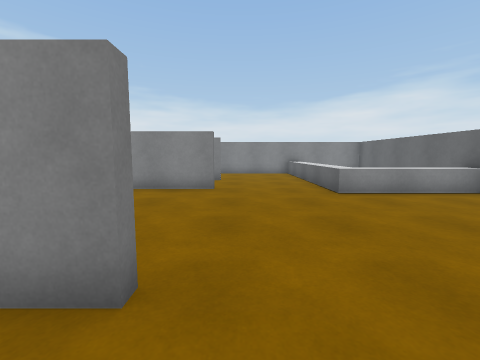
[1] (above)

16 first-person views from a walk through a Unity game level. The camera is 1.2 m above the floor, tilts 6° down and sees 90° across. The floor is counted in squares, 1 m on a side. Each view is taken from the middle of a square. On the plan, view 1 faces up. The plan holds only what a view shows up to about 12 squares ahead; the rest is blank. The place goes on beyond the plan. The player character is not drawn. Surface patterns are stand-ins for the level's own textures.

[2]
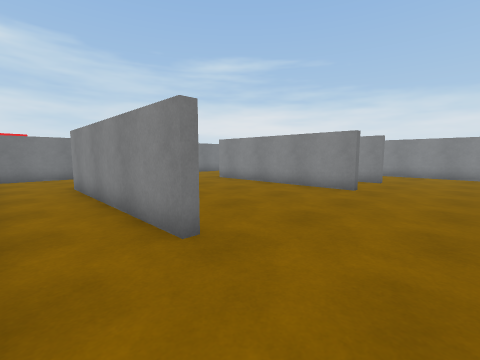

[3]
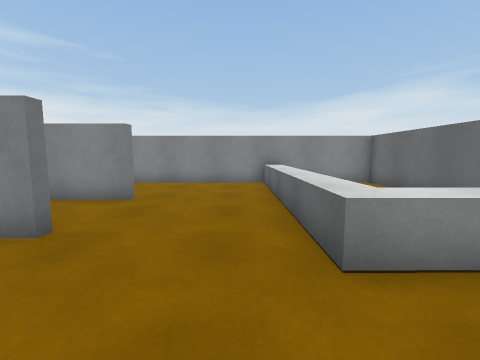

[4]
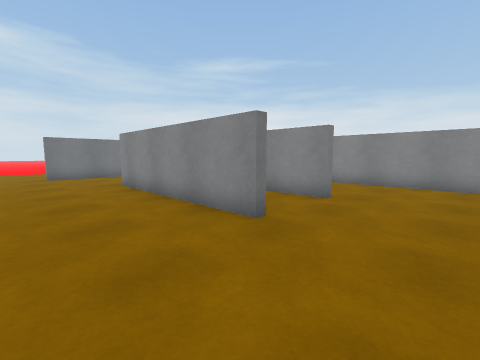

[5]
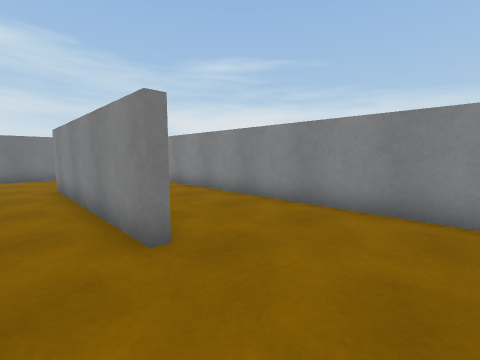

[6]
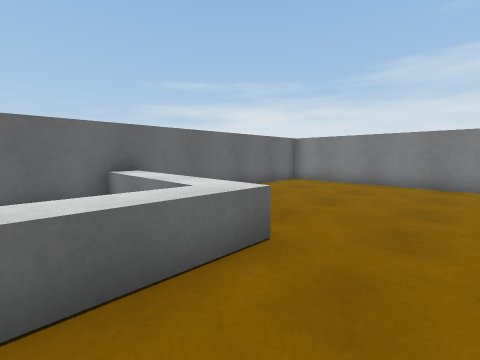

[7]
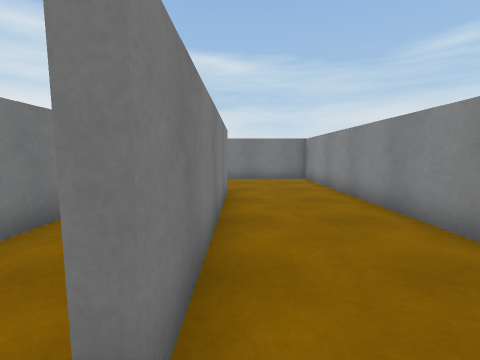

[8]
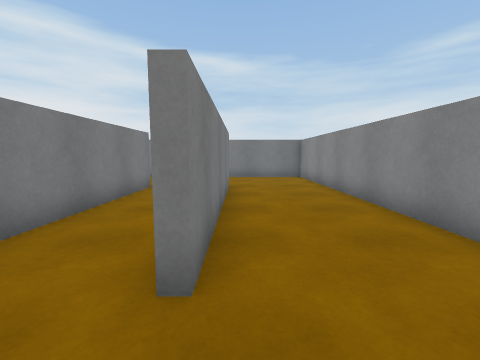

[9]
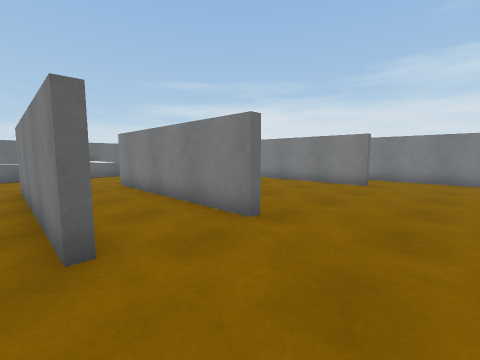

[10]
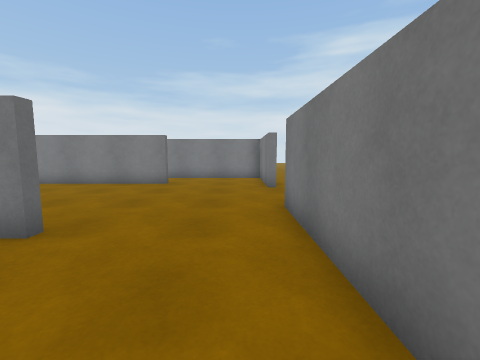

[11]
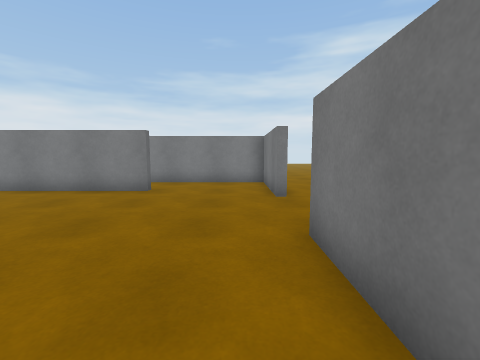

[12]
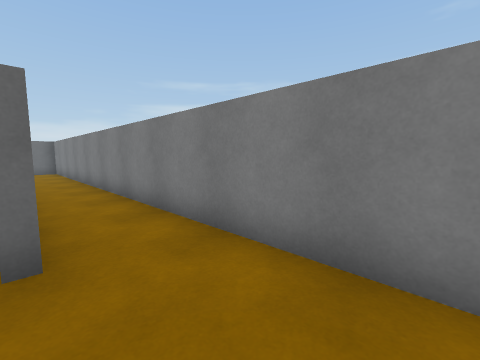

[13]
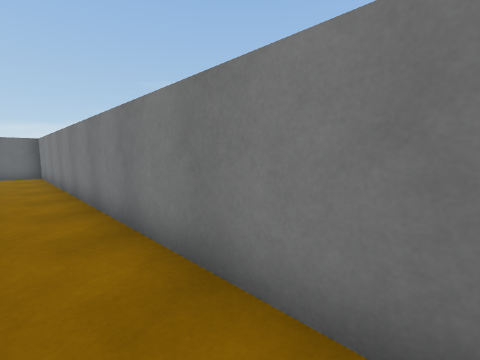

[14]
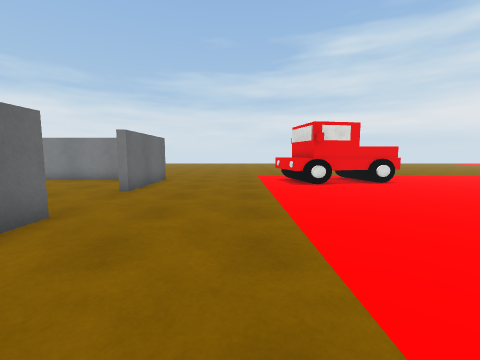

[15]
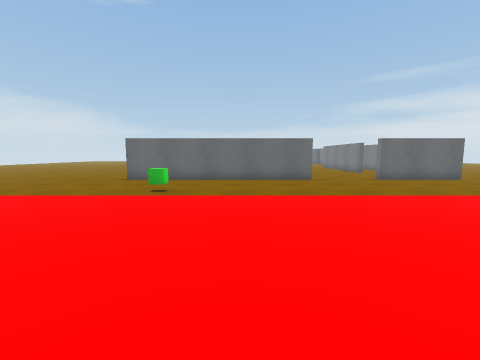

[16]
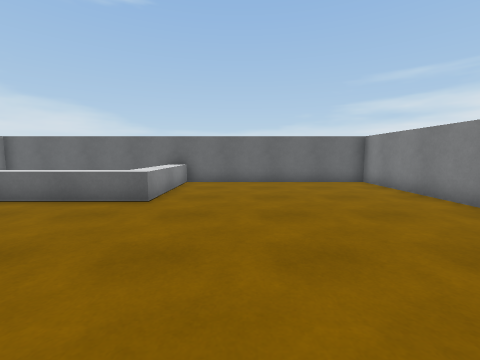

### Floor plan
Key: @ floor where view 1 was taken; # wall or solid block; . floor; = window, fence, low wall or low ledge; ^ raised ledge; T truck; C green cube.
Columns run from 27 left of view 1 to 8 right of it. Each row starts with its distance up from view 1.
 20              ...
 19             ....
 18            .....
 17           ......
 16          .......
 15         .......#####################
 14        ........#..............^   .#
 13      ......C...#..............^^   #
 12     ...........#..............^^   #
 11     ...........#....#######...^^   #
 10    ............#..............^^   #
  9     ...........#...########...^^   #
  8     ...........#...########...^^^^^#
  7      ..........#..................=#
  6       .............................#
  5      ..............................#
  4     ...............................#
  3    ............#...................#
  2   ......T......#....#######........#
  1  ....TTTTT.....#...................#
  0 ....T T TT.....#...........@......##
 -1 ....  T TT.....####################

Where each view was taken, in squares from view 1:
view 1: 0 up, 0 right, facing up
view 2: 0 up, 2 right, facing up-left
view 3: 5 up, 2 right, facing up
view 4: 5 up, 2 right, facing up-left
view 5: 10 up, 2 right, facing up-left
view 6: 10 up, 1 right, facing down-right
view 7: 12 up, 0 right, facing left
view 8: 12 up, 1 right, facing left
view 9: 12 up, 11 left, facing down-right
view 10: 12 up, 11 left, facing down
view 11: 10 up, 11 left, facing down
view 12: 2 up, 11 left, facing down-right
view 13: 1 up, 8 left, facing down-right
view 14: 11 up, 16 left, facing down
view 15: 10 up, 24 left, facing right
view 16: 5 up, 3 left, facing right
